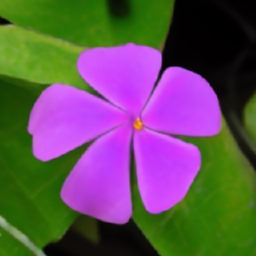
#> input picture sample_images/img1.jpeg, 256 x 256 px, found by its file name
$ jupyter execute --allow-errors model_EfficientNet2_0.ipynb
#> lines starting #> are read from the running program, lines starting #| are printed output that depends on the picture
<a href="https://colab.research.google.com/github/KostaKat/SentryAI/blob/main/model_EfficientNet2_0.ipynb" target="_parent"></a>

[cell 1]
import numpy as np
import cv2
import matplotlib.pyplot as plt
import PIL.Image
import random
import concurrent.futures
from tensorflow.keras.applications.efficientnet import preprocess_input
from tensorflow.keras.preprocessing import image
import numpy as np
import PIL.Image
import cv2
import random

## Smash and reconstruct

[cell 2]
import numpy as np
import cv2
import random
from PIL import Image

class Preprocessor:
    @staticmethod
    def img_to_patches(input_path: str) -> tuple:
        img = Image.open(input_path)
        if input_path[-4:] not in ['.jpg', '.jpeg', '.png']:  # Correcting the condition to include PNG
            img = img.convert('RGB')
        img = img.resize((256, 256))  # Ensuring the image is resized to 256x256
        patch_size = 32
        grayscale_patches = []
        color_patches = []
        for i in range(0, img.height, patch_size):
            for j in range(0, img.width, patch_size):
                box = (j, i, j + patch_size, i + patch_size)
                patch = np.array(img.crop(box))
                grayscale_patch = cv2.cvtColor(patch, cv2.COLOR_RGB2GRAY)
                grayscale_patches.append(grayscale_patch.astype(np.int32))
                color_patches.append(patch)
        return grayscale_patches, color_patches

    @staticmethod
    def get_l1(v):
        return np.sum(np.abs(v[:, :-1] - v[:, 1:]))

    @staticmethod
    def get_l2(v):
        return np.sum(np.abs(v[:-1, :] - v[1:, :]))

    @staticmethod
    def get_l3l4(v):
        l3 = np.sum(np.abs(v[:-1, :-1] - v[1:, 1:]))
        l4 = np.sum(np.abs(v[1:, :-1] - v[:-1, 1:]))
        return l3 + l4

    @staticmethod
    def get_pixel_var_degree_for_patch(patch):
        l1 = Preprocessor.get_l1(patch)
        l2 = Preprocessor.get_l2(patch)
        l3l4 = Preprocessor.get_l3l4(patch)
        return l1 + l2 + l3l4

    @staticmethod
    def extract_rich_and_poor_textures(variance_values, patches):
        threshold = np.mean(variance_values)
        rich_patches = [patch for i, patch in enumerate(patches) if variance_values[i] >= threshold]
        poor_patches = [patch for i, patch in enumerate(patches) if variance_values[i] < threshold]
        return rich_patches, poor_patches

    @staticmethod
    def get_complete_image(patches, colored=True):
        random.shuffle(patches)  # Random shuffling of patches
        while len(patches) < 64:
            patches += patches[:64 - len(patches)]
        grid = np.array(patches).reshape((8, 8, 32, 32, -1))
        rows = [np.concatenate(row_patches, axis=1) for row_patches in grid]
        complete_image = np.concatenate(rows, axis=0)
        return complete_image

    @staticmethod
    def smash_n_reconstruct(input_path, colored=True):
        grayscale_patches, color_patches = Preprocessor.img_to_patches(input_path)
        pixel_var_degree = [Preprocessor.get_pixel_var_degree_for_patch(patch) for patch in grayscale_patches]

        if colored:
            rich_patches, poor_patches = Preprocessor.extract_rich_and_poor_textures(pixel_var_degree, color_patches)
        else:
            rich_patches, poor_patches = Preprocessor.extract_rich_and_poor_textures(pixel_var_degree, grayscale_patches)

        rich_texture = Preprocessor.get_complete_image(rich_patches, colored)
        poor_texture = Preprocessor.get_complete_image(poor_patches, colored)

        return rich_texture, poor_texture

[cell 3]
img_path = "/img1.jpeg"

rich_texture_img, poor_texture_img = Preprocessor().smash_n_reconstruct(img_path)
#> in img_to_patches, img is the input picture: PIL image 256x256 RGB; mean R, G, B 99.8, 81.1, 90.9
#> after the loop in img_to_patches, `for i in range(0, img.height, patch_size):`:
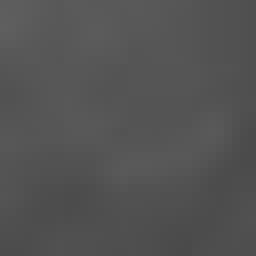
#> grayscale_patch: shape (32, 32) (shown 8 times larger); min 74, max 95, mean 83.2
#> after the loop in img_to_patches, `for i in range(0, img.height, patch_size):`:
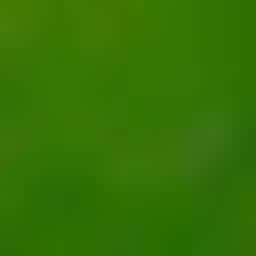
#> patch: shape (32, 32, 3) (shown 8 times larger); mean R, G, B 52.3, 114.3, 4.2
#> after the loop in img_to_patches, `for i in range(0, img.height, patch_size):`: color_patches = 64 items
#> in smash_n_reconstruct, `pixel_var_degree = [Preprocessor.get_pixel_var_degree_for_patch(patch)..`: pixel_var_degree = 64 values, max 23643 at index 21, min 218 at index 14, mean 9580.6
#> in extract_rich_and_poor_textures, `threshold = np.mean(variance_values)`: threshold = 9580.6
#> in extract_rich_and_poor_textures, `rich_patches = [patch for i, patch in enumerate(patches) if variance_v..`: rich_patches = 28 items
#> in extract_rich_and_poor_textures, `poor_patches = [patch for i, patch in enumerate(patches) if variance_v..`: poor_patches = 36 items
#> in smash_n_reconstruct, `rich_patches, poor_patches = Preprocessor.extract_rich_and_poor_textur..`: rich_patches = 28 items; poor_patches = 36 items
#> the loop in get_complete_image, `while len(patches) < 64:` made 2 passes
#> in get_complete_image, `rows = [np.concatenate(row_patches, axis=1) for row_patches in grid]`: rows = 8 items
#> the loop in get_complete_image (call 2), `while len(patches) < 64:` made 1 pass
img = cv2.imread(img_path, cv2.IMREAD_COLOR)
#> img: shape (256, 256, 3)
plt.figure(figsize=(12, 6))
plt.subplot(1, 3, 1)
plt.imshow(img, cmap='gray')
plt.title('Original Image')
plt.subplot(1, 3, 2)
plt.imshow(rich_texture_img, cmap='gray')
plt.title('Rich Texture Image')
plt.subplot(1, 3, 3)
plt.imshow(poor_texture_img, cmap='gray')
plt.title('Poor Texture Image')
plt.show()
#> figure, not shown here; B, G, R data is drawn as R, G, B

[cell 4]
def apply_high_pass_filters(image):
    kernels = [
        np.array([[0, -1, 0], [-1, 4, -1], [0, -1, 0]], np.float32),  # Example Laplacian
        np.array([[-1, -1, -1], [-1, 8, -1], [-1, -1, -1]], np.float32)  # High-pass
    ]
    angles = [0, 90, 180, 270]  # Degrees to rotate kernels

    filtered_images = []
    for kernel in kernels:
        for angle in angles:
            rotated_kernel = rotate(kernel, angle, reshape=False)
            filtered_image = cv2.filter2D(image, -1, rotated_kernel)
            filtered_images.append(filtered_image)

    return filtered_images

[cell 5]
import cv2
import numpy as np
from scipy.ndimage import rotate

high_pass_image = apply_high_pass_filters(rich_texture_img)
#> high_pass_image = 8 items

[cell 6]
plt.figure(figsize=(12, 6))
plt.subplot(1, 4, 1)
plt.imshow(img, cmap='gray')
plt.title('Original Image')
plt.subplot(1, 4, 2)
plt.imshow(rich_texture_img, cmap='gray')
plt.title('Rich Texture Image')
plt.subplot(1, 4, 3)
plt.imshow(poor_texture_img, cmap='gray')
plt.title('Poor Texture Image')
plt.subplot(1, 4, 4)
#> (the rest of this cell did not finish here and is left out)

[cell 7]
import cv2
import numpy as np
from scipy.ndimage import rotate

def apply_high_pass_filters(image):
    kernels = [
        np.array([[0, -1, 0], [-1, 4, -1], [0, -1, 0]], np.float32),  # Example Laplacian
        np.array([[-1, -1, -1], [-1, 8, -1], [-1, -1, -1]], np.float32)  # High-pass
    ]
    angles = [0, 90, 180, 270]  # Degrees to rotate kernels

    filtered_images = []
    for kernel in kernels:
        for angle in angles:
            rotated_kernel = rotate(kernel, angle, reshape=False)
            filtered_image = cv2.filter2D(image, -1, rotated_kernel)
            filtered_images.append(filtered_image)

    return filtered_images

def main(input_path):
    # Use the smash and reconstruct to process the image first
    rich_texture, poor_texture = Preprocessor.smash_n_reconstruct(input_path, colored=False)

    # Convert rich_texture and poor_texture to uint8 for filtering
    rich_texture = np.uint8(rich_texture)
    poor_texture = np.uint8(poor_texture)

    # Apply high-pass filters
    filtered_rich_images = apply_high_pass_filters(rich_texture)
    filtered_poor_images = apply_high_pass_filters(poor_texture)

    # Optionally, here you could add steps to convert these filtered images to frequency domain (using DCT)
    # and train a classifier as illustrated previously.

    return filtered_rich_images, filtered_poor_images

# Example usage
filtered_rich_images, filtered_poor_images = main('/img1.jpeg')
#> filtered_rich_images = 8 items; filtered_poor_images = 8 items

[cell 8]
import matplotlib.pyplot as plt

def plot_images(images, titles):
    n = len(images)
    plt.figure(figsize=(15, 5))
    for i in range(n):
        plt.subplot(1, n, i + 1)
        plt.imshow(images[i], cmap='gray')
        plt.title(titles[i])
        plt.axis('off')
    plt.show()

# Load original image for comparison
original_image = cv2.imread('/img1.jpeg', cv2.IMREAD_COLOR)
original_image = cv2.resize(original_image, (256, 256))

print(len(filtered_rich_images))
#| 8

# Plotting
plot_images(
    [original_image, filtered_rich_images[0], filtered_poor_images[0]],
    ['Original Image', 'Filtered Rich Texture', 'Filtered Poor Texture']
)
#> in plot_images, `n = len(images)`: n = 3
#> in plot_images, `plt.show()`:
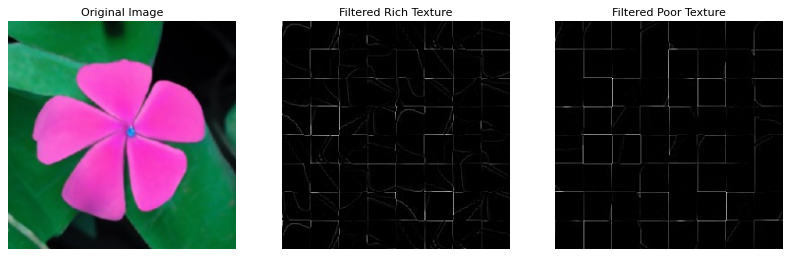
#> figure drawn by matplotlib, 3 panels; B, G, R data is drawn as R, G, B

[cell 9]
def plot_filtered_images(filtered_images, title):
    plt.figure(figsize=(20, 10))
    columns = len(filtered_images)
    idx = 0
    for i, image in enumerate(filtered_images):
        plt.subplot(1 + idx, columns, i + 1)
        plt.imshow(image, cmap='gray')
        plt.title(f'{title} Filtered {i+1}')
        plt.axis('off')
        idx += 1
    plt.show()

plot_filtered_images(filtered_rich_images, "Rich Texture")
#> in plot_filtered_images, `columns = len(filtered_images)`: columns = 8
#> the loop in plot_filtered_images, `for i, image in enumerate(filtered_images):` made 8 passes
#> in plot_filtered_images, `plt.show()`:
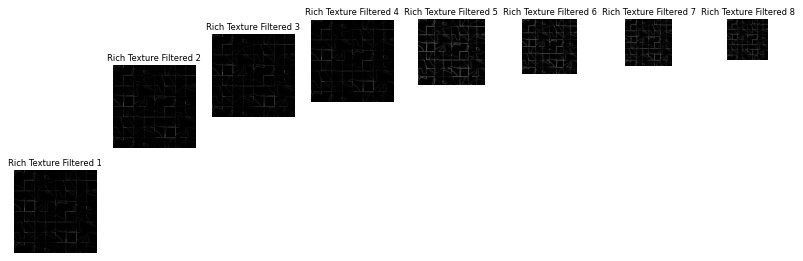
#> figure drawn by matplotlib, 8 panels
plot_filtered_images(filtered_poor_images, "Poor Texture")
#> the loop in plot_filtered_images (call 2), `for i, image in enumerate(filtered_images):` made 8 passes

[cell 10]
def apply_high_pass_filters(image):
    kernels = [
        np.array([[0, -1, 0], [-1, 4, -1], [0, -1, 0]], dtype=np.float32),  # Example Laplacian
        np.array([[-1, -1, -1], [-1, 8, -1], [-1, -1, -1]], dtype=np.float32),  # High-pass
        np.array([[1, -2, 1], [-2, 4, -2], [1, -2, 1]], dtype=np.float32),  # Edge detection
        np.array([[0, 1, 0], [1, -4, 1], [0, 1, 0]], dtype=np.float32),  # Inverse Laplace
        np.array([[0, 0, 0], [-1, 2, -1], [0, 0, 0]], dtype=np.float32),  # Horizontal line detect
        np.array([[0, -1, 0], [0, 2, 0], [0, -1, 0]], dtype=np.float32)   # Vertical line detect
    ]
    angles = [0, 72, 144, 216, 288]  # Five angles for each of the six kernels

    filtered_images = []
    for kernel in kernels:
        for angle in angles:
            rotated_kernel = rotate(kernel, angle, reshape=False)
            rotated_kernel = np.round(rotated_kernel).astype(np.float32)  # Ensure type consistency for filtering
            filtered_image = cv2.filter2D(image, -1, rotated_kernel)
            filtered_images.append(filtered_image)

    return filtered_images

def main(input_path):
    # Use the smash and reconstruct to process the image first
    rich_texture, poor_texture = Preprocessor.smash_n_reconstruct(input_path, colored=False)

    # Convert rich_texture and poor_texture to uint8 for filtering
    rich_texture = np.uint8(rich_texture)
    poor_texture = np.uint8(poor_texture)

    # Apply high-pass filters
    filtered_rich_images = apply_high_pass_filters(rich_texture)
    filtered_poor_images = apply_high_pass_filters(poor_texture)

    return filtered_rich_images, filtered_poor_images

[cell 11]
filtered_rich_images, filtered_poor_images = main('/img1.jpeg')
#> the loop in get_complete_image (call 5), `while len(patches) < 64:` made 2 passes
#> in get_complete_image (call 5), `complete_image = np.concatenate(rows, axis=0)`:
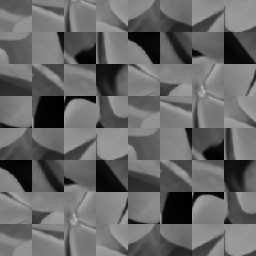
#> complete_image: shape (256, 256, 1) int32; min 1, max 187, mean 103.5
#> the loop in get_complete_image (call 6), `while len(patches) < 64:` made 1 pass
#> in get_complete_image (call 6), `complete_image = np.concatenate(rows, axis=0)`:
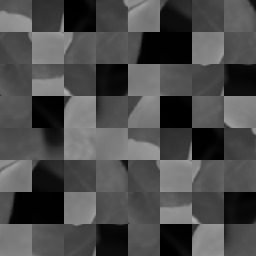
#> complete_image: shape (256, 256, 1) int32; min 0, max 174, mean 75.5
#> after the loop in apply_high_pass_filters, `for kernel in kernels:`: filtered_images = 30 items
#> the loop in apply_high_pass_filters (call 2), `for kernel in kernels:` made 6 passes
#> kernel on passes 1 to 6: [[0, -1, 0], [-1, 4, -1], [0, -1, 0]], [[-1, -1, -1], [-1, 8, -1], [-1, -1, -1]], [[1, -2, 1], [-2, 4, -2], [1, -2, 1]], [[0, 1, 0], [1, -4, 1], [0, 1, 0]], [[0, 0, 0], [-1, 2, -1], [0, 0, 0]], [[0, -1, 0], [0, 2, 0], [0, -1, 0]]
#> filtered_rich_images = 30 items; filtered_poor_images = 30 items

[cell 12]
import numpy as np

kernels = np.array([np.array([
    [0, 0, 0, 0, 0],
    [0, 0, 1, 0, 0],
    [0, 0, -1, 0, 0],
    [0, 0, 0, 0, 0],
    [0, 0, 0, 0, 0]
]), np.array([
    [0, 0, -1, 0, 0],
    [0, 0, 3, 0, 0],
    [0, 0, -3, 0, 0],
    [0, 0, 1, 0, 0],
    [0, 0, 0, 0, 0]
]), np.array([
    [0, 0, 0, 0, 0],
    [0, 0, 1, 0, 0],
    [0, 0, -2, 0, 0],
    [0, 0, 1, 0, 0],
    [0, 0, 0, 0, 0]
]), np.array([
    [0, 0, 0, 0, 0],
    [0, -1, 2, -1, 0],
    [0, 2, -4, 2, 0],
    [0, 0, 0, 0, 0],
    [0, 0, 0, 0, 0]
]), np.array([
    [-1, 2, -2, 2, -1],
    [2, -6, 8, -6, 2],
    [-2, 8, -12, 8, -2],
    [0, 0, 0, 0, 0],
    [0, 0, 0, 0, 0]
]), np.array([
    [0, 0, 0, 0, 0],
    [0, -1, 2, -1, 0],
    [0, 2, -4, 2, 0],
    [0, -1, 2, -1, 0],
    [0, 0, 0, 0, 0]
]), np.array([
    [-1, 2, -2, 2, -1],
    [2, -6, 8, -6, 2],
    [-2, 8, -12, 8, -2],
    [2, -6, 8, -6, 2],
    [-1, 2, -2, 2, -1],
])])

angles = [
    [45, 90, 135, 180, 225, 270, 315, 0],
    [0, 45, 90, 135, 180, 225, 270, 315],
    [90, 180, 45, 135],
    [90, 180, 270, 0],
    [90, 180, 270, 0],
    [0],
    [0]
]

[cell 13]
def apply_high_pass_filter(image):
    filtered_images = []
    rotated_kernels = []

    for idx, kernel in enumerate(kernels):
        for angle in angles[idx]:
            rotated_kernel = rotate(kernel, angle, reshape=False)
            rotated_kernel = np.round(rotated_kernel)
            rotated_kernels.append(rotated_kernel)

    for rotated_kernel in rotated_kernels:
        filtered_image = cv2.filter2D(image, -1, rotated_kernel)
        filtered_images.append(filtered_image)

    # Stack images and compute the average
    filtered_images_np = np.stack(filtered_images, axis=0)
    average_filtered_image = np.mean(filtered_images_np, axis=0)

    # Convert the averaged image to a tensor and fix dimensions
    average_filtered_tensor = torch.tensor(
        average_filtered_image.transpose(2, 0, 1)).float()

    # show image with high pass filter
    plt.imshow(average_filtered_image)
    return average_filtered_tensor

[cell 14]
import torch
import torch.nn as nn
import torch.nn.functional as F

[cell 15]
def main(input_path):
    # Use the smash and reconstruct to process the image first
    rich_texture, poor_texture = Preprocessor.smash_n_reconstruct(input_path, colored=False)

    # Convert rich_texture and poor_texture to uint8 for filtering
    rich_texture = np.uint8(rich_texture)
    poor_texture = np.uint8(poor_texture)

    # Apply high-pass filters
    filtered_rich_images = apply_high_pass_filter(rich_texture)
    filtered_poor_images = apply_high_pass_filter(poor_texture)

    return filtered_rich_images, filtered_poor_images

#> (a cell that did not finish here is left out)

#> the loop in get_complete_image (call 7), `while len(patches) < 64:` made 2 passes
#> in get_complete_image (call 7), `complete_image = np.concatenate(rows, axis=0)`:
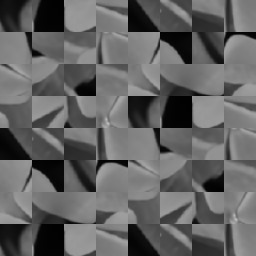
#> complete_image: shape (256, 256, 1) int32; min 1, max 187, mean 99
#> the loop in get_complete_image (call 8), `while len(patches) < 64:` made 1 pass
#> in get_complete_image (call 8), `complete_image = np.concatenate(rows, axis=0)`:
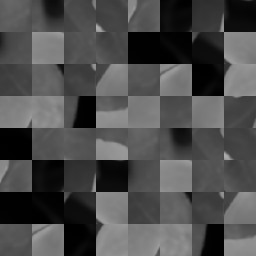
#> complete_image: shape (256, 256, 1) int32; min 0, max 174, mean 76.3
#> the loop in apply_high_pass_filter, `for rotated_kernel in rotated_kernels:` made 30 passes
#> pass 3, in apply_high_pass_filter, `filtered_image = cv2.filter2D(image, -1, rotated_kernel)`:
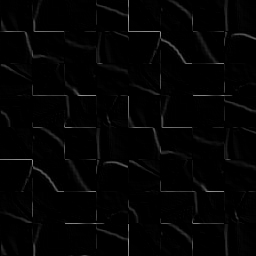
#> filtered_image: shape (256, 256); min 0, max 157, mean 3.6
#> in apply_high_pass_filter, `average_filtered_image = np.mean(filtered_images_np, axis=0)`:
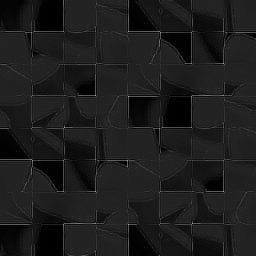
#> average_filtered_image: shape (256, 256) float64; min 0, max 170.3, mean 28.8
